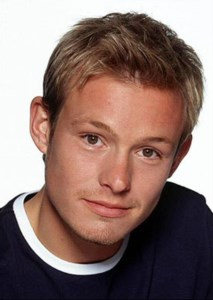
#> input picture dataset/Adam Rickitt/0.jpg, 213 x 300 px; its folder holds only this picture in this run
$ python face_recognition.py
#> lines starting #> are read from the running program, lines starting #| are printed output that depends on the picture; long printed decimals are rounded
import cv2
import numpy as np
import os

LBP_faceCascade = cv2.CascadeClassifier('cascades/data/lbpcascade_frontalface.xml')

def detect_face(img):
    gray = cv2.cvtColor(img, cv2.COLOR_BGR2GRAY)

    faces = LBP_faceCascade.detectMultiScale(gray, scaleFactor=1.2, minNeighbors=5);

    #if no faces are detected then return original img
    if (len(faces) == 0):
        return None, None

    #extract the face area
    (x, y, w, h) = faces[0]

    #return only the face part of the image
    return gray[y:y+w, x:x+h], faces[0]

def preparing_traning_data(folder_path):
#> called with folder_path = 'dataset'
    dirs = os.listdir(folder_path)

    faces = []
    labels = []
    Ids = []
    id_n = 0

    for dir_name in dirs:
        label = dir_name
        sub_dir_path = folder_path + "/" + dir_name
        sub_images_names = os.listdir(sub_dir_path)
        id_n = id_n+1

        for image_name in sub_images_names:

            #ignore system files like .DS_Store
            if image_name.startswith("."):
                continue;

            image_path = sub_dir_path + "/" + image_name
            image = cv2.imread(image_path)
#> image is the input picture: shape (300, 213, 3); mean B, G, R 111.7, 117.3, 140.9

            cv2.imshow("Training on image...", cv2.resize(image, (400, 500)))
            cv2.waitKey(100)

            #detect face
            face, rect = detect_face(image)
#> in detect_face, `faces = LBP_faceCascade.detectMultiScale(gray, scaleFactor=1.2, minNei..`: faces = [[39, 81, 154, 154]]
#> in detect_face, `(x, y, w, h) = faces[0]`: x = 39; y = 81; w = 154
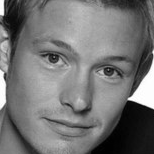
#> face: shape (154, 154); min 0, max 255, mean 116.2
#> rect = [39, 81, 154, 154]
            if face is not None:
                faces.append(face)
                labels.append(label)
                Ids.append(id_n)
#> pass 2 of the loop in preparing_traning_data, `for dir_name in dirs:`:
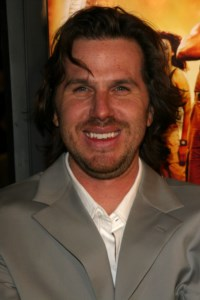
#> input picture dataset/Breck Eisner/0.jpg, 200 x 300 px
#> in preparing_traning_data, image is the input picture: shape (300, 200, 3); mean B, G, R 54.1, 72.5, 97.6
#> in detect_face (call 2), `gray = cv2.cvtColor(img, cv2.COLOR_BGR2GRAY)`:
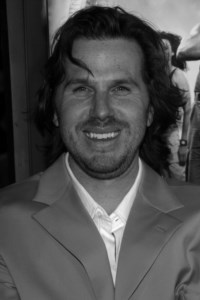
#> gray: shape (300, 200); min 0, max 252, mean 77.9
#> in detect_face (call 2), `faces = LBP_faceCascade.detectMultiScale(gray, scaleFactor=1.2, minNei..`: faces = [[49, 45, 116, 116]]
#> in detect_face (call 2), `(x, y, w, h) = faces[0]`: x = 49; y = 45; w = 116
#> in preparing_traning_data, `face, rect = detect_face(image)`:
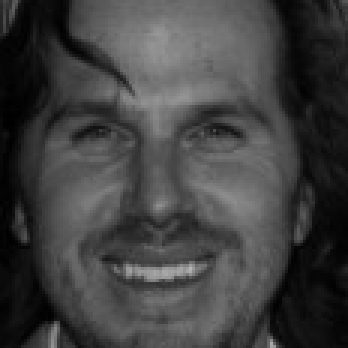
#> face: shape (116, 116) (shown 3 times larger); min 0, max 182, mean 64.3
#> in preparing_traning_data, `face, rect = detect_face(image)`: rect = [49, 45, 116, 116]

    cv2.destroyAllWindows()
    cv2.waitKey(1)
    cv2.destroyAllWindows()

    return faces, labels, Ids


print("Preparing data...")
faces, labels, Ids = preparing_traning_data("dataset")
#> faces = 2 items; labels = ['Adam Rickitt', 'Breck Eisner']; Ids = [1, 2]
print("Data prepared")

print("Total faces: ", len(faces))
#| Total faces:  2
print("Total labels: ", len(labels))
#| Total labels:  2


LBPHFaceRecognizer = cv2.face.LBPHFaceRecognizer_create()

#train our face recognizer of our training faces
LBPHFaceRecognizer.train(faces, np.array(Ids))
LBPHFaceRecognizer.save('LBPHFaceRecognizer.yml')

face_recognizer = LBPHFaceRecognizer

def draw_rectangle(img, rect):
    (x, y, w, h) = rect
    cv2.rectangle(img, (x, y), (x+w, y+h), (0, 255, 0), 2)

def draw_text(img, text, x, y):
    cv2.putText(img, text, (x, y), cv2.FONT_HERSHEY_PLAIN, 1.5, (0, 255, 0), 2)

def predict(test_img):
    img = test_img.copy()
    face, rect = detect_face(img)

    #predict the image using our face recognizer
    label, confidence = face_recognizer.predict(face)

    #get name of respective label returned by face recognizer
    label_text = subjects[label]

    #draw a rectangle around face detected
    draw_rectangle(img, rect)
    #draw name of predicted person
    draw_text(img, label_text, rect[0], rect[1]-5)

    return img,label,confidence

###############################################
subjects = ['None']
subjects = subjects + os.listdir('dataset')
print("Predicting images...")

#load test images
test_img1 = cv2.imread("examples/JB.jpg")
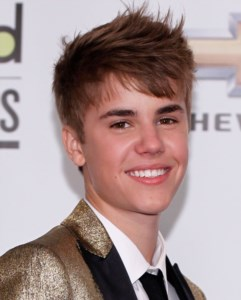
#> input picture examples/JB.jpg, 241 x 300 px
#> test_img1 is the input picture: shape (300, 241, 3); mean B, G, R 147.8, 148.1, 168.4
test_img2 = cv2.imread("examples/SM.jpg")
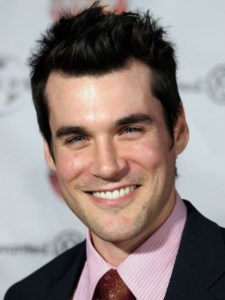
#> input picture examples/SM.jpg, 225 x 300 px
#> test_img2 is the input picture: shape (300, 225, 3); mean B, G, R 130.4, 132.7, 144.9

#perform a prediction
predicted_img1,pridected1,confidence1 = predict(test_img1)
#> in predict, `face, rect = detect_face(img)`:
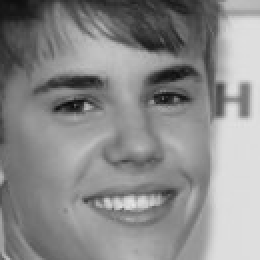
#> face: shape (130, 130) (shown 2 times larger); min 11, max 231, mean 139.1
#> in predict, `face, rect = detect_face(img)`: rect = [83, 72, 130, 130]
#> in predict, `label, confidence = face_recognizer.predict(face)`: label = 2; confidence = 96.27
#> in predict, `label_text = subjects[label]`: label_text = 'Breck Eisner'
#> in draw_rectangle, `(x, y, w, h) = rect`: x = 83; y = 72; w = 130
#> pridected1 = 2; confidence1 = 96.27
predicted_img2,pridected2,confidence2 = predict(test_img2)
#> in detect_face (call 4), `gray = cv2.cvtColor(img, cv2.COLOR_BGR2GRAY)`:
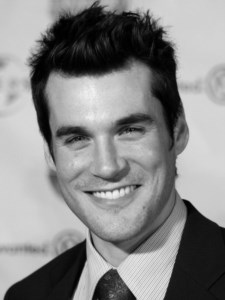
#> gray: shape (300, 225); min 0, max 241, mean 136.2
#> in detect_face (call 4), `faces = LBP_faceCascade.detectMultiScale(gray, scaleFactor=1.2, minNei..`: faces = [[28, 75, 146, 146]]
#> in detect_face (call 4), `(x, y, w, h) = faces[0]`: x = 28; y = 75; w = 146
#> in predict (call 2), `face, rect = detect_face(img)`:
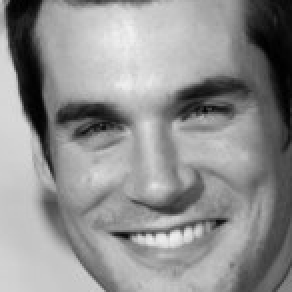
#> face: shape (146, 146) (shown 2 times larger); min 0, max 241, mean 144
#> in predict (call 2), `face, rect = detect_face(img)`: rect = [28, 75, 146, 146]
#> in predict (call 2), `label, confidence = face_recognizer.predict(face)`: confidence = 87.03
#> pridected2 = 2; confidence2 = 87.03
print("Prediction complete")

#display both images
cv2.imshow(subjects[pridected1], cv2.resize(predicted_img1, (400, 500)))
cv2.imshow(subjects[pridected2], cv2.resize(predicted_img2, (400, 500)))
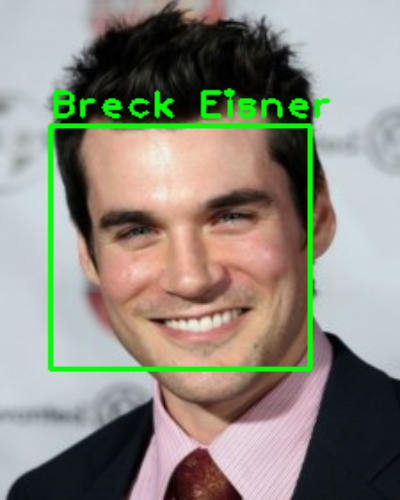
#> window 'Breck Eisner': shape (500, 400, 3); mean B, G, R 126.6, 138.8, 140.5

 #save image
cv2.imwrite('output/'+subjects[pridected1]+'.jpg', predicted_img1)
cv2.imwrite('output/'+subjects[pridected2]+'.jpg', predicted_img2)

print(confidence1)
#| 96.273
print(confidence2)
#| 87.031
cv2.waitKey(0)
cv2.destroyAllWindows()
cv2.waitKey(1)
cv2.destroyAllWindows()
